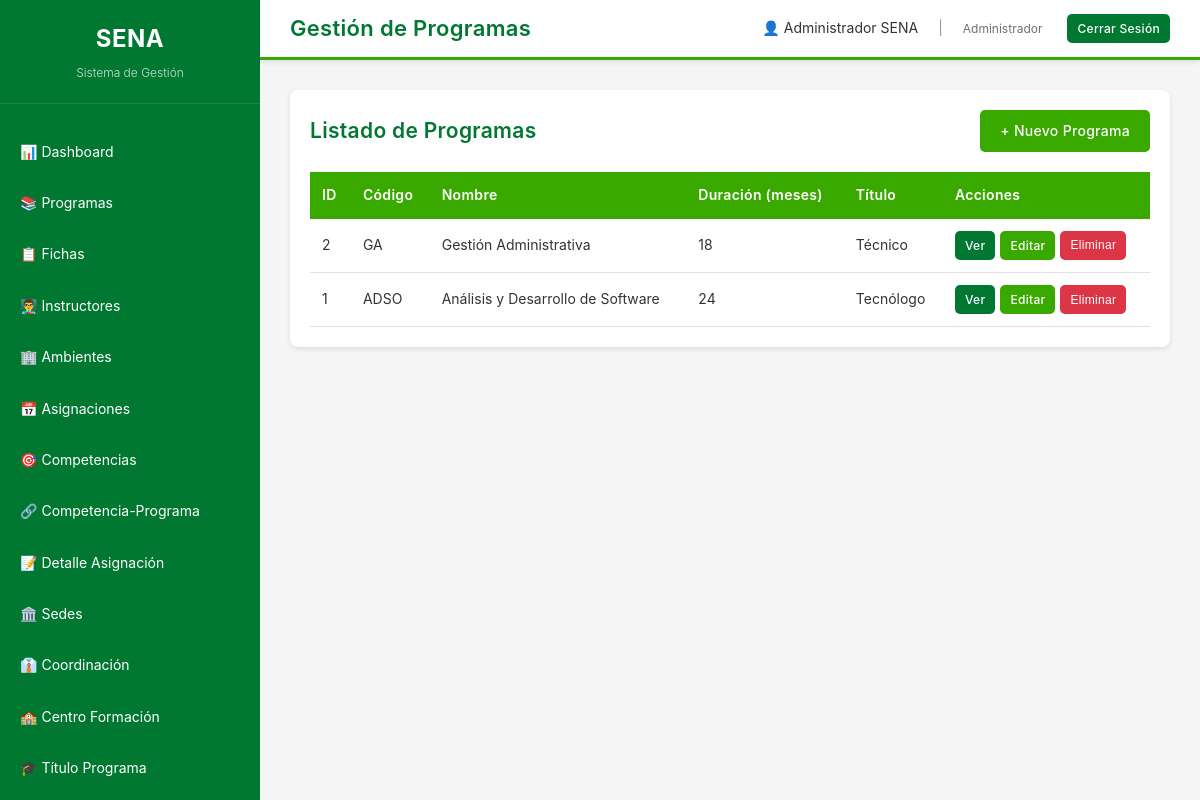
Page /views/programa/index.php (signed in) on the committed database.
### tables this page shows
CREATE TABLE programa (
    id INT PRIMARY KEY AUTO_INCREMENT,
    nombre VARCHAR(200) NOT NULL,
    codigo VARCHAR(50) UNIQUE NOT NULL,
    duracion_meses INT,
    titulo_programa_id INT,
    created_at TIMESTAMP DEFAULT CURRENT_TIMESTAMP,
    FOREIGN KEY (titulo_programa_id) REFERENCES titulo_programa(id) ON DELETE SET NULL
);

CREATE TABLE titulo_programa (
    id INT PRIMARY KEY AUTO_INCREMENT,
    nombre VARCHAR(200) NOT NULL,
    nivel VARCHAR(50),
    created_at TIMESTAMP DEFAULT CURRENT_TIMESTAMP
);

### conexion.php (called while the page is built, shortened)
<?php
class Database {
    private static $instance = null;
    private $conn;
    private function __construct() {
        try {
            $this->conn = new PDO(
                "mysql:host=" . DB_HOST . ";dbname=" . DB_NAME . ";charset=utf8mb4",
                DB_USER,
                DB_PASS,
                [
                    PDO::ATTR_ERRMODE => PDO::ERRMODE_EXCEPTION,
                    PDO::ATTR_DEFAULT_FETCH_MODE => PDO::FETCH_ASSOC,
                    PDO::ATTR_EMULATE_PREPARES => false,
                    PDO::MYSQL_ATTR_INIT_COMMAND => "SET NAMES utf8mb4 COLLATE utf8mb4_unicode_ci"
                ]
            );
            $this->conn->exec("SET CHARACTER SET utf8mb4");
            $this->conn->exec("SET NAMES utf8mb4");
        } catch(PDOException $e) {
            die("Error de conexión: " . $e->getMessage());
        }
    }
    public static function getInstance() {
        if (self::$instance === null) {
            self::$instance = new self();
        }
        return self::$instance;
    }
    public function getConnection() {
        return $this->conn;
    }
}
?>

### model/ProgramaModel.php (called while the page is built, shortened)
<?php
require_once __DIR__ . '/../conexion.php';
class ProgramaModel {
    private $conn;
    public function __construct() {
        $this->conn = Database::getInstance()->getConnection();
    }
    public function getAll() {
        $stmt = $this->conn->query("
            SELECT p.*, t.nombre as titulo_nombre
            FROM programa p
            LEFT JOIN titulo_programa t ON p.titulo_programa_id = t.id
            ORDER BY p.id DESC
        ");
        return $stmt->fetchAll();
    }
}
?>

### views/programa/index.php (the view, shortened to what this page needs)
<?php
require_once __DIR__ . '/../../model/ProgramaModel.php';
$model = new ProgramaModel();
$registros = $model->getAll();
include __DIR__ . '/../layout/header.php';
include __DIR__ . '/../layout/sidebar.php';
?>
<div class="main-content">
    <div class="table-container">
        <div class="table-header">
            <h2>Listado de Programas</h2>
            <a href="crear.php" class="btn btn-primary">+ Nuevo Programa</a>
        </div>
        <table>
            <thead>
                <tr>
                    <th>ID</th>
                    <th>Código</th>
                    <th>Nombre</th>
                    <th>Duración (meses)</th>
                    <th>Título</th>
                    <th>Acciones</th>
                </tr>
            </thead>
            <tbody>
                <?php foreach ($registros as $registro): ?>
                <tr>
                    <td><?php echo $registro['id']; ?></td>
                    <td><?php echo $registro['codigo']; ?></td>
                    <td><?php echo $registro['nombre']; ?></td>
                    <td><?php echo $registro['duracion_meses']; ?></td>
                    <td><?php echo $registro['titulo_nombre']; ?></td>
                    <td>
                        <div class="btn-group">
                            <a href="ver.php?id=<?php echo $registro['id']; ?>" class="btn btn-secondary btn-sm">Ver</a>
                            <a href="editar.php?id=<?php echo $registro['id']; ?>" class="btn btn-primary btn-sm">Editar</a>
                            <button onclick="confirmarEliminacion(<?php echo $registro['id']; ?>, 'programa')" class="btn btn-danger btn-sm">Eliminar</button>
                        </div>
                    </td>
                </tr>
                <?php endforeach; ?>
            </tbody>
        </table>
    </div>
</div>
<?php include __DIR__ . '/../layout/footer.php'; ?>

### assets/css/styles.css (style rules this page uses)
:root { --verde-principal: #39A900; --verde-secundario: #007832; --verde-hover: #005a25; --blanco: #ffffff; --gris-claro: #f5f5f5; --gris-medio: #e0e0e0; --gris-texto: #333333; }
* { margin: 0; padding: 0; box-sizing: border-box; }
html { -webkit-font-smoothing: antialiased; -moz-osx-font-smoothing: grayscale; text-rendering: optimizeLegibility; }
body { font-family: 'Poppins', -apple-system, BlinkMacSystemFont, 'Segoe UI', 'Roboto', 'Oxygen', 'Ubuntu', 'Cantarell', sans-serif; background-color: var(--gris-claro); color: var(--gris-texto); -webkit-font-smoothing: antialiased; -moz-osx-font-smoothing: grayscale; font-size: 14px; line-height: 1.6; font-weight: 400; }
.main-content { margin-left: 260px; margin-top: 60px; padding: 30px; min-height: calc(100vh - 60px); }
.table-container { background: var(--blanco); padding: 20px; border-radius: 8px; box-shadow: 0 2px 5px rgba(0,0,0,0.1); overflow-x: auto; }
.table-header { display: flex; justify-content: space-between; align-items: center; margin-bottom: 20px; }
.table-header h2 { color: var(--verde-secundario); font-weight: 600; letter-spacing: 0.3px; }
table { width: 100%; border-collapse: collapse; }
thead { background-color: var(--verde-principal); color: var(--blanco); }
thead th { padding: 12px; text-align: left; font-weight: 600; letter-spacing: 0.3px; }
tbody tr { border-bottom: 1px solid var(--gris-medio); transition: background-color 0.2s; }
tbody td { padding: 12px; }
.btn { padding: 10px 20px; border: none; border-radius: 5px; cursor: pointer; text-decoration: none; display: inline-block; transition: all 0.3s; font-size: 14px; font-weight: 500; letter-spacing: 0.3px; }
.btn-primary { background-color: var(--verde-principal); color: var(--blanco); }
.btn-secondary { background-color: var(--verde-secundario); color: var(--blanco); }
.btn-danger { background-color: #dc3545; color: var(--blanco); }
.btn-sm { padding: 5px 10px; font-size: 12px; }
.btn-group { display: flex; gap: 5px; }

### rows in the picture
programa: id "2", codigo "GA", nombre "Gestión Administrativa", duracion_meses "18", titulo_programa.nombre "Técnico"
programa: id "1", codigo "ADSO", nombre "Análisis y Desarrollo de Software", duracion_meses "24", titulo_programa.nombre "Tecnólogo"

### other values in the picture
$pageTitle "Gestión de Programas"
$_SESSION['usuario_nombre'] "Administrador SENA"
$_SESSION['usuario_rol'] "Administrador"
